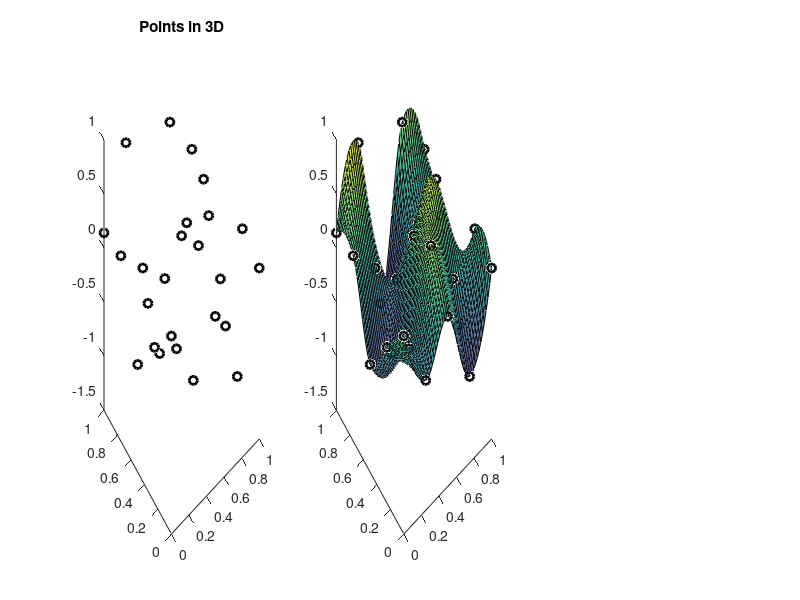

Source code (MATLAB): (Note: this script raises an error after producing the figure.)
%% Initialization
clear all
clc
inic = 0;
fin  = 1;
%% Points
N   = 5;
SIG = 0.5;
X = linspace(inic,fin,N);
Y = X;
[MX,MY] = meshgrid(X,Y);
MZ = normrnd(0,SIG,N,N);
n = 10*N;
x = linspace(inic,fin,n);
y = x;

%% Mesh CUBIC
method1 = "cubic";
[mx1,my1] = meshgrid(x,y);
mz1 = interp2(MX,MY,MZ,mx1,my1,method1);

%% Mesh SPLINE
method2 = "spline";
[mx2,my2] = meshgrid(x,y);
mz2 = interp2(MX,MY,MZ,mx2,my2,method2);


%% Plot
subplot(1,3,1);
plot3(MX,MY,MZ,"ko","LineWidth",2);
title("Points in 3D")
subplot(1,3,2);
plot3(MX,MY,MZ,"ko","LineWidth",2);
hold
surf(mx1,my1,mz1,"FaceAlpha",0.8);
title("Interpolation method: " + method1);
subplot(1,3,3);
plot3(MX,MY,MZ,"ko","LineWidth",2);
hold
surf(mx2,my2,mz2,"FaceAlpha",0.8);
title("Interpolation method: " + method2);